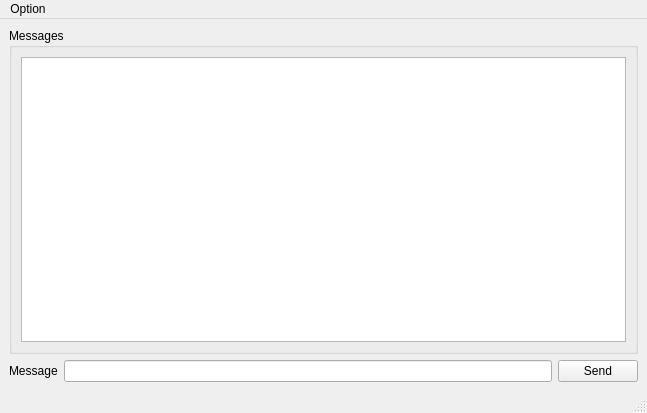
<?xml version="1.0" encoding="UTF-8"?>
<ui version="4.0">
 <class>MainWindow</class>
 <widget class="QMainWindow" name="MainWindow">
  <property name="geometry">
   <rect>
    <x>0</x>
    <y>0</y>
    <width>647</width>
    <height>413</height>
   </rect>
  </property>
  <property name="windowTitle">
   <string>Client</string>
  </property>
  <widget class="QWidget" name="centralwidget">
   <layout class="QVBoxLayout" name="verticalLayout">
    <item>
     <widget class="QGroupBox" name="groupBox">
      <property name="title">
       <string>Messages</string>
      </property>
      <layout class="QVBoxLayout" name="verticalLayout_2">
       <item>
        <widget class="QListWidget" name="lstMessages"/>
       </item>
      </layout>
     </widget>
    </item>
    <item>
     <layout class="QHBoxLayout" name="horizontalLayout">
      <item>
       <widget class="QLabel" name="label">
        <property name="text">
         <string>Message</string>
        </property>
       </widget>
      </item>
      <item>
       <widget class="QLineEdit" name="lnMessage"/>
      </item>
      <item>
       <widget class="QPushButton" name="btnSend">
        <property name="text">
         <string>Send</string>
        </property>
       </widget>
      </item>
     </layout>
    </item>
   </layout>
  </widget>
  <widget class="QMenuBar" name="menubar">
   <property name="geometry">
    <rect>
     <x>0</x>
     <y>0</y>
     <width>647</width>
     <height>23</height>
    </rect>
   </property>
   <widget class="QMenu" name="menuOption">
    <property name="title">
     <string>Option</string>
    </property>
    <addaction name="actionConnect"/>
    <addaction name="actionExit_Menu"/>
   </widget>
   <addaction name="menuOption"/>
  </widget>
  <widget class="QStatusBar" name="statusbar"/>
  <action name="actionConnect">
   <property name="text">
    <string>Connect</string>
   </property>
  </action>
  <action name="actionExit_Menu">
   <property name="text">
    <string>Exit</string>
   </property>
  </action>
 </widget>
 <resources/>
 <connections/>
</ui>
